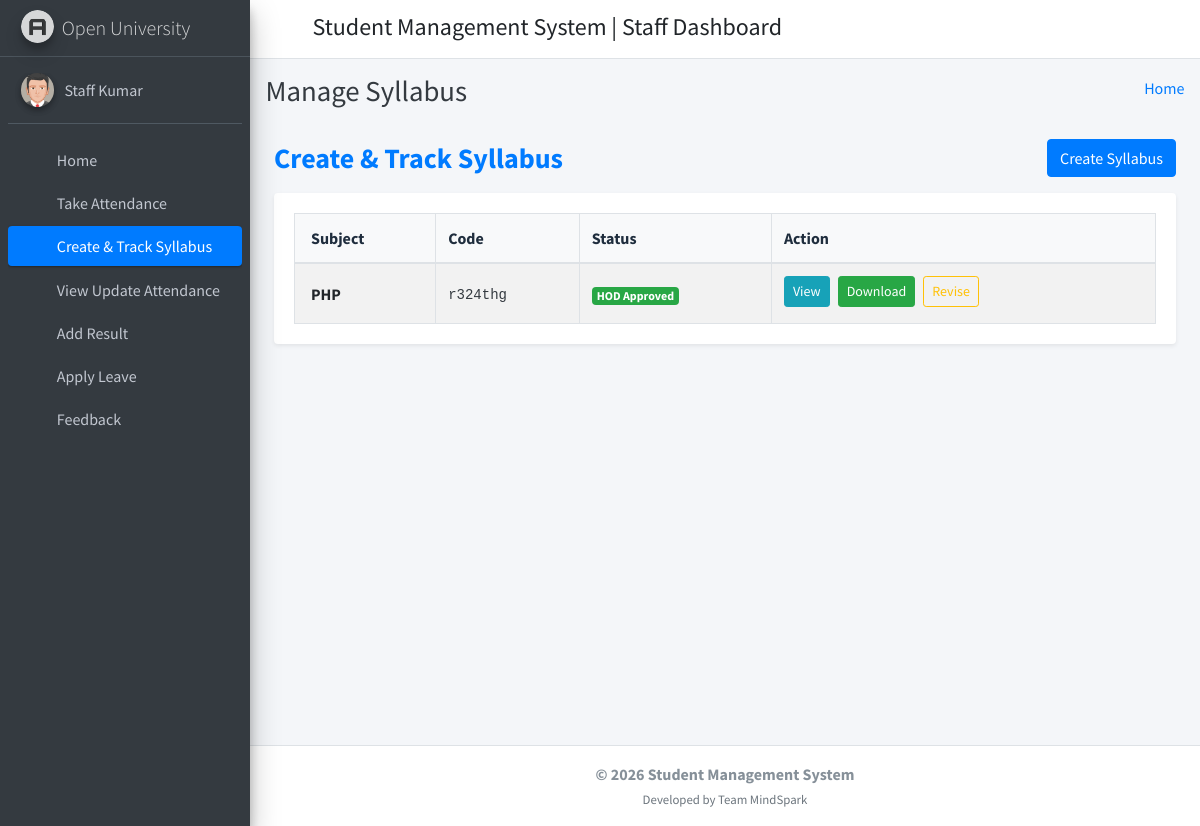
/staff_syllabus/ (signed in), run on the app's committed database.
### student_management_app/models.py (models this page shows, shortened)
class CustomUser(AbstractUser):
    user_type_data = ((1, "HOD"), (2, "Staff"), (3, "Student"))
    user_type = models.CharField(default=1, choices=user_type_data, max_length=10)

class Syllabus(models.Model):
    SUBJECT_TYPE_CHOICES = [
        ('theory', 'Theory'),
        ('practical', 'Practical'),
        ('project', 'Project'),
    ]
    STATUS_CHOICES = [
        ('draft', 'Draft'),
        ('faculty_approved', 'Faculty Approved'),
        ('bos_approved', 'BOS Approved'),
        ('hod_approved', 'HOD Approved'),
    ]
    subject = models.ForeignKey(Subjects, on_delete=models.CASCADE)
    subject_code = models.CharField(max_length=50)
    subject_type = models.CharField(max_length=20, choices=SUBJECT_TYPE_CHOICES)
    semester = models.CharField(max_length=20, blank=True)
    credits = models.IntegerField(default=0)
    l_hours = models.IntegerField(default=0)
    t_hours = models.IntegerField(default=0)
    p_hours = models.IntegerField(default=0)
    cie_marks = models.IntegerField(default=0)
    see_marks = models.IntegerField(default=0)
    total_marks = models.IntegerField(default=0)
    see_type = models.CharField(max_length=50, blank=True)
    exam_hours = models.IntegerField(default=0)
    description = models.TextField(blank=True)
    cie = models.TextField(blank=True)
    see = models.TextField(blank=True)
    textbooks = models.TextField(blank=True)
    reference_books = models.TextField(blank=True)
    web_links = models.TextField(blank=True)
    activity_learning = models.TextField(blank=True)
    po_count = models.IntegerField(default=12)
    pso_count = models.IntegerField(default=3)
    created_by = models.ForeignKey(Staffs, on_delete=models.CASCADE)
    status = models.CharField(max_length=20, choices=STATUS_CHOICES, default='draft')
    created_at = models.DateTimeField(auto_now_add=True)
    updated_at = models.DateTimeField(auto_now=True)
    objects = models.Manager()

class Subjects(models.Model):
    id =models.AutoField(primary_key=True)
    subject_name = models.CharField(max_length=255)
    course_id = models.ForeignKey(Courses, on_delete=models.CASCADE, default=1) #need to give defauult course
    staff_id = models.ForeignKey(CustomUser, on_delete=models.CASCADE)
    created_at = models.DateTimeField(auto_now_add=True)
    updated_at = models.DateTimeField(auto_now=True)
    objects = models.Manager()

### student_management_app/StaffViews.py (the view)
# urls.py: path('staff_syllabus/', StaffViews.staff_syllabus_list, name="staff_syllabus_list"),
def staff_syllabus_list(request):
    if request.user.user_type != '2':
        messages.error(request, "Unauthorized access")
        return redirect('staff_home')
    staff = Staffs.objects.get(admin=request.user.id)
    syllabi = Syllabus.objects.filter(created_by=staff).order_by('-created_at')
    return render(request, "staff_template/manage_syllabus.html", {"syllabi": syllabi})

### student_management_app/templates/staff_template/manage_syllabus.html (shortened to what this page needs)
{% extends 'staff_template/base_template.html' %}
{% block page_title %}
Manage Syllabus
{% endblock page_title %}
{% block main_content %}
<section class="content">
  <div class="container-fluid px-3 py-2">
    <div class="d-flex flex-wrap align-items-center justify-content-between mb-3">
      <h3 class="mb-0 text-primary font-weight-bold">Create &amp; Track Syllabus</h3>
      <a href="{% url 'staff_syllabus_create' %}" class="btn btn-primary">Create Syllabus</a>
    </div>
    <div class="card shadow-sm border-0">
      <div class="card-body">
        <div class="table-responsive">
          <table class="table table-hover table-striped table-bordered mb-0">
            <thead class="bg-light text-dark">
              <tr>
                <th class="pl-3 align-middle" scope="col">Subject</th>
                <th class="align-middle" scope="col">Code</th>
                <th class="align-middle" scope="col">Status</th>
                <th class="pr-3 align-middle" style="min-width: 14rem;" scope="col">Action</th>
              </tr>
            </thead>
            <tbody>
              {% for s in syllabi %}
              <tr>
                <td class="pl-3 align-middle font-weight-bold">{{ s.subject.subject_name }}</td>
                <td class="align-middle"><code class="text-dark">{{ s.subject_code }}</code></td>
                <td class="align-middle">
                  {% if s.status == 'draft' %}
                    <span class="badge badge-secondary">Draft</span>
                  {% elif s.status == 'faculty_approved' %}
                    <span class="badge badge-warning text-dark">Faculty Approved</span>
                  {% elif s.status == 'bos_approved' %}
                    <span class="badge badge-info">BOS Approved</span>
                  {% elif s.status == 'hod_approved' %}
                    <span class="badge badge-success">HOD Approved</span>
                  {% else %}
                    <span class="badge badge-light">{{ s.get_status_display }}</span>
                  {% endif %}
                </td>
                <td class="pr-3 align-middle">
                  <div class="d-flex flex-wrap align-items-center mb-1" style="gap: 0.35rem 0.5rem;">
                    <a href="{% url 'staff_generate_pdf' s.id %}" class="btn btn-info btn-sm">View</a>
                    <a href="{% url 'staff_generate_pdf' s.id %}?download=1" class="btn btn-success btn-sm">Download</a>
                    {% if s.status == 'draft' %}
                      <a href="{% url 'staff_syllabus_edit' s.id %}" class="btn btn-warning btn-sm">Edit</a>
                    {% else %}
                      <a href="{% url 'staff_syllabus_edit' s.id %}" class="btn btn-outline-warning btn-sm">Revise</a>
                    {% endif %}
                  </div>
                </td>
              </tr>
              {% empty %}
              <tr>
                <td colspan="4" class="text-center text-muted py-4">No syllabus found</td>
              </tr>
              {% endfor %}
            </tbody>
          </table>
        </div>
      </div>
    </div>
  </div>
</section>
{% endblock %}

### student_management_app/templates/staff_template/sidebar_template.html (shortened to what this page needs)
{% load static %}
<aside class="main-sidebar sidebar-dark-primary elevation-4">
      <a href="{% url 'staff_home' %}" class="brand-link">
        <img src="{% static 'dist/img/AdminLTELogo.png' %}" alt="AdminLTE Logo" class="brand-image img-circle elevation-3"
            style="opacity: .8">
        <span class="brand-text font-weight-light">Open University</span>
      </a>
      <div class="sidebar">
        <div class="user-panel mt-3 pb-3 mb-3 d-flex">
          <div class="image">
            <img src="{% static 'dist/img/user2-160x160.jpg' %}" class="img-circle elevation-2" alt="User Image">
          </div>
          <div class="info">
            <a href="{% url 'staff_profile' %}" class="d-block">{{ user.first_name }} {{ user.last_name }}</a>
          </div>
        </div>
        <nav class="mt-2">
          <ul class="nav nav-pills nav-sidebar flex-column" data-widget="treeview" role="menu" data-accordion="false">
            <li class="nav-item">
              {% url 'staff_home' as staff_home %}
              <a href="{{ staff_home }}" class="nav-link {% if request.path == staff_home %} active {% endif %}">
                <i class="nav-icon fas fa-tachometer-alt"></i>
                <p>
                  Home
                </p>
              </a>
            </li>
            <li class="nav-item">
              {% url 'staff_take_attendance' as staff_take_attendance %}
              <a href="{{ staff_take_attendance }}" class="nav-link {% if request.path == staff_take_attendance %} active {% endif %}">
                <i class="nav-icon fas fa-calendar-plus"></i>
                <p>
                  Take Attendance
                </p>
              </a>
            </li>
            <li class="nav-item">
              {% url 'staff_syllabus_list' as staff_syllabus_list %}
              <a href="{{ staff_syllabus_list }}" class="nav-link {% if request.resolver_match.url_name == 'staff_syllabus_list' or request.resolver_match.url_name == 'staff_syllabus_create' or request.resolver_match.url_name == 'staff_syllabus_edit' %} active {% endif %}">
                <i class="nav-icon fas fa-book"></i>
                <p>
                  Create &amp; Track Syllabus
                </p>
              </a>
            </li>
            <li class="nav-item">
              {% url 'staff_update_attendance' as staff_update_attendance %}
              <a href="{{ staff_update_attendance }}" class="nav-link {% if request.path == staff_update_attendance %} active {% endif %}">
                <i class="nav-icon fas fa-calendar-alt"></i>
                <p>
                  View Update Attendance
                </p>
              </a>
            </li>
            <li class="nav-item">
              {% url 'staff_add_result' as staff_add_result %}
              <a href="{{ staff_add_result }}" class="nav-link {% if request.path == staff_add_result %} active {% endif %}">
                <i class="nav-icon fas fa-tasks"></i>
                <p>
                  Add Result
                </p>
              </a>
            </li>
            <li class="nav-item">
              {% url 'staff_apply_leave' as staff_apply_leave %}
              <a href="{{ staff_apply_leave }}" class="nav-link {% if request.path == staff_apply_leave %} active {% endif %}">
                <i class="nav-icon fas fa-envelope-open-text"></i>
                <p>
                  Apply Leave
                </p>
              </a>
            </li>
            <li class="nav-item">
              {% url 'staff_feedback' as staff_feedback %}
              <a href="{{ staff_feedback }}" class="nav-link {% if request.path == staff_feedback %} active {% endif %}">
                <i class="nav-icon fas fa-comments"></i>
                <p>
                  Feedback
                </p>
              </a>
            </li>
          </ul>
        </nav>
      </div>
    </aside>

### data on the page
CustomUser: first_name "Staff", last_name "Kumar"
Syllabus: subject.subject_name "PHP", subject_code "r324thg", status "HOD Approved"
